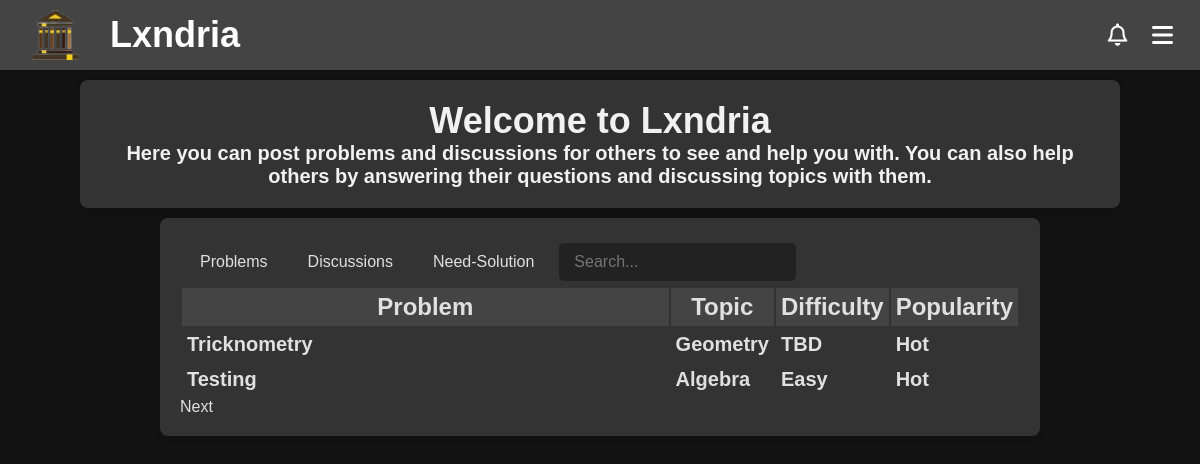
Page / (signed in) on the committed database.
### app/models.py (models this page shows, shortened)
class Problem(db.Model):
    __tablename__ = "problem"
    __table_args__ = {"extend_existing": True}
    id = db.Column(db.Integer, primary_key=True, autoincrement=True)
    title = db.Column(db.String(100), nullable=False)
    topic = db.Column(db.String(30), nullable=False)
    attempts = db.Column(db.Integer, default=0)
    solved = db.Column(db.Integer, default=0)
    created_at = db.Column(db.DateTime, default=datetime.utcnow)
    updated_at = db.Column(db.DateTime, onupdate=datetime.utcnow)
    views = db.Column(db.Integer, default=0)
    author = db.Column(db.String(80), db.ForeignKey('user.username'))
    user = db.relationship('User', backref=db.backref('problems', cascade="all, delete-orphan"))
    content = db.Column(db.Text, nullable=False)
    encrypted_answer = db.Column(db.Text, nullable=False)
    __table_args__ = (
        CheckConstraint("topic IN ('Algebra', 'Geometry', 'Number Theory', 'Calculus', 'Logic', 'Classical Mechanics', 'Electricity and Magnetism', 'Computer Science', 'Quantitative Finance', 'Chemistry', 'Probability')", name="valid_topic_check"),
    )
    @hybrid_property
    def flagged(self):
        return Flagged_Content.query.filter_by(parent_id='P' + str(self.id)).count() != 0
    @property
    def difficulty(self):
        if self.attempts == 0:
            return "TBD"
        elif self.solved/self.attempts > os.getenv('EASY_THRESHOLD', 0.7):
            return "Easy"
        elif self.solved/self.attempts > os.getenv('MEDIUM_THRESHOLD', 0.3):
            return "Medium"
        else:
            return "Hard"
    @hybrid_property
    def popularity_value(self):
        views_weight = os.getenv('VIEWS_WEIGHT', 0.5)
        attempts_weight = os.getenv('ATTEMPTS_WEIGHT', 1.5)
        bookmarks_weight = os.getenv('BOOKMARKS_WEIGHT', 3)
        views = self.views
        attempts = self.attempts
        bookmarks = Bookmarks.query.filter_by(problem_id=self.id).count()
        return views_weight*views + attempts_weight*attempts + bookmarks_weight*bookmarks
    @property
    def popularity(self):
        popularity_value = self.popularity_value
        if popularity_value > os.getenv('POPULAR_THRESHOLD', 1000):
            return "Popular"
        elif popularity_value > os.getenv('TRENDING_THRESHOLD', 500):
            return "Trending"
        elif popularity_value > os.getenv('ACTIVE_THRESHOLD', 100):
            return "Active"
        else:
            return "Hot"
    @hybrid_property
    def needs_solution(self):
        solutions = Solutions.query.filter_by(problem_id=self.id).count()
        if solutions == 0:
            return True
        return False
    @needs_solution.expression
    def needs_solution(cls):
        return ~db.session.query(Solutions.id).filter(Solutions.problem_id == cls.id).exists()

### app/routes/main.py (the view, shortened to what this page needs)
@main_bp.route('/')
def index():
    if not current_user.is_authenticated:
        return redirect(url_for('routes.about.about'))
    pageNumber = request.args.get('page', default=0, type=int)
    rows = request.args.get('rows', default=10, type=int)
    table = request.args.get('table', default='problems', type=str)
    sort_by = request.args.get('sort', default='created_at', type=str)
    sort_convention = request.args.get('convention', default='desc', type=str)
    if sort_by == 'created_at':
        if sort_convention == 'asc':
            all_problems = Problem.query.order_by(Problem.created_at).all()
            all_discussions = Discussion.query.order_by(Discussion.created_at).all()
            need_solution = Problem.query.filter(Problem.needs_solution == True).order_by(Problem.created_at).all()
        else:
            all_problems = Problem.query.order_by(Problem.created_at.desc()).all()
            all_discussions = Discussion.query.order_by(Discussion.created_at.desc()).all()
            need_solution = Problem.query.filter(Problem.needs_solution == True).order_by(Problem.created_at).all()
    new_sort_convention = 'asc' if sort_convention == 'desc' else 'desc'
    return render_template('index.html', problems=all_problems, page=pageNumber, row_per_page=rows, discussions=all_discussions, table=table, need_solution=need_solution, sort_convention=new_sort_convention)

### app/models.py (called while the page is built)
    @hybrid_property
    def popularity_value(self):
        views_weight = os.getenv('VIEWS_WEIGHT', 0.5)
        comments_weight = os.getenv('COMMENTS_WEIGHT', 2)
        bookmarks_weight = os.getenv('BOOKMARKS_WEIGHT', 3)
        time_constant = os.getenv('TIME_CONSTANT', 100)
        views = self.views
        comments = Comments.query.filter_by(parent_id='D'+str(self.id)).count()
        bookmarks = Bookmarks.query.filter_by(discussion_id=self.id).count()
        return views_weight*views + comments_weight*comments + bookmarks_weight*bookmarks

    @property
    def popularity(self):
        popularity_value = self.popularity_value
        if popularity_value > os.getenv('POPULAR_THRESHOLD', 1000):
            return "Popular"
        elif popularity_value > os.getenv('TRENDING_THRESHOLD', 500):
            return "Trending"
        elif popularity_value > os.getenv('ACTIVE_THRESHOLD', 100):
            return "Active"
        else:
            return "Hot"

### app/routes/auth.py (called while the page is built)
@login_manager.user_loader
def load_user(user_id):
    return User.query.get(int(user_id))

### app/templates/index.html (shortened to what this page needs)
<!DOCTYPE html>
<html>
<head>
{%include 'banner.html'%}
  <link rel="stylesheet" href="{{url_for('static', filename='css/homepage.css')}}">
</head>
<body>
   <div class="intro">
        <h1>Welcome to Lxndria</h1>
        <p>Here you can post problems and discussions for others to see and help you with. You can also help others by answering their questions and discussing topics with them.</p>
  </div>
  <div class="Table">
    {%include 'main_table_header.html'%}
    {%if table=='problems'%}
    <div class ="table" id="Problems">
    {%else%}
    <div class ="table" id="Problems" style="display: none;">
    {%endif%}
    <table id="problems-table">
      <tr>
        <th>Problem</th>
        <th>Topic</th>
        <th><a href="/?sort=Difficulty&convention={{sort_convention}}&table=problems">Difficulty</a></th>
        <th><a href="/?sort=Popularity&convention={{sort_convention}}&table=problems">Popularity</a></th>
      </tr>
      {% for index in range(page*row_per_page, (page+1)*row_per_page) %}
      {% if index >= problems|length %}
        {% set stop=true %}
      {% else %}
        {% set problem = problems[index] %}
      <tr>
        <td><a href="/problem/{{problem.id}}">{{problem.title}}</a></td>
        <td>{{problem.topic}}</td>
        <td>{{problem.difficulty}}</td>
        <td>{{problem.popularity}}</td>
      </tr>
      {% endif %}
      {% endfor %}
    </table>
    <div class="pagination">
      {% if not stop %}
        <a href="/?page={{page+1}}&table=problems">Next</a>
      {% endif %}
  </div>
  </div>
</body>
</html>

### app/static/css/banner.css (style rules this page uses)
body, h1, p { margin: 0; padding: 0; text-decoration: none; color: inherit; font-family: Arial, sans-serif; box-sizing: border-box; background-color: #121212; color: #f1f1f1; ; }
a { text-decoration: none; color: inherit; }

### app/static/css/homepage.css (style rules this page uses)
.intro { max-width: 1000px; margin: 10px auto; padding: 20px; background-color: #333; box-shadow: 0 2px 4px rgba(0, 0, 0, 0.1); border-radius: 8px; color: #e0e0e0; }
.intro h1 { font-size: 2.25rem; font-family: 'Gill Sans', 'Gill Sans MT', Calibri, 'Trebuchet MS', sans-serif; font-weight: bold; text-align: center; background-color: #333; }
.intro p { font-size: 1.25rem; font-family: 'Gill Sans', 'Gill Sans MT', Calibri, 'Trebuchet MS', sans-serif; font-weight: bold; text-align: center; background-color: #333; }
.Table { display: table; width : 70%; margin: 5px auto; padding: 20px; background-color: #333; box-shadow: 0 2px 4px rgba(0, 0, 0, 0.1); border-radius: 8px; color: #e0e0e0; flex-direction: column; }
.table { display: table; width: 100%; background-color: #333; color: #e0e0e0; flex-direction: column; }
.table th { font-size: 1.5rem; width: 100%; padding: 5px; font-family: 'Gill Sans', 'Gill Sans MT', Calibri, 'Trebuchet MS', sans-serif; font-weight: bold; }
.table tr { display: table-row; padding: 5px; border-bottom: 1px solid #e0e0e0; justify-content: space-between; }
.table tr:first-child { background-color: #444; }
.table tr:last-child { border-bottom: none; }
.table td { width :x 250px; font-size: 1.25rem; padding: 5px; font-family: 'Gill Sans', 'Gill Sans MT', Calibri, 'Trebuchet MS', sans-serif; font-weight: bold; }

### rows in the picture
Problem: title "Tricknometry", topic "Geometry", difficulty "TBD", popularity "Hot"
Problem: title "Testing", topic "Algebra", difficulty "Easy", popularity "Hot"
